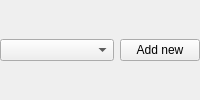
<?xml version="1.0" encoding="UTF-8"?>
<ui version="4.0">
 <class>Reference</class>
 <widget class="QWidget" name="Reference">
  <property name="windowTitle">
   <string>Reference Field</string>
  </property>
  <layout class="QHBoxLayout" name="horizontalLayout">
   <property name="margin">
    <number>0</number>
   </property>
   <item>
    <widget class="QComboBox" name="comboBox"/>
   </item>
   <item>
    <widget class="QPushButton" name="addValue">
     <property name="sizePolicy">
      <sizepolicy hsizetype="Fixed" vsizetype="Fixed">
       <horstretch>0</horstretch>
       <verstretch>0</verstretch>
      </sizepolicy>
     </property>
     <property name="text">
      <string>Add new</string>
     </property>
    </widget>
   </item>
  </layout>
 </widget>
 <resources/>
 <connections/>
</ui>
